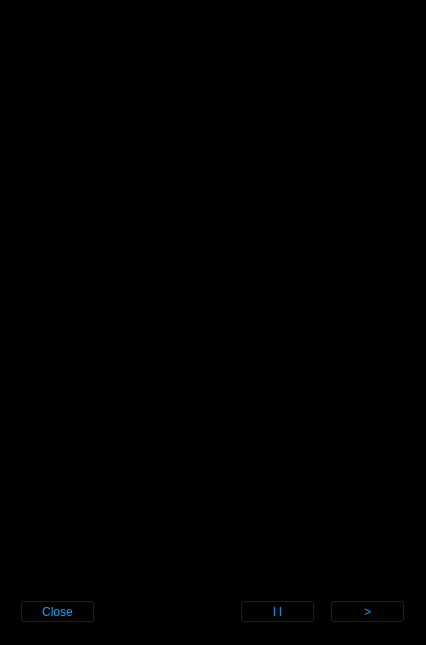
<?xml version="1.0" encoding="UTF-8"?>
<ui version="4.0">
 <class>Widget</class>
 <widget class="QWidget" name="Widget">
  <property name="geometry">
   <rect>
    <x>0</x>
    <y>0</y>
    <width>426</width>
    <height>645</height>
   </rect>
  </property>
  <property name="minimumSize">
   <size>
    <width>426</width>
    <height>645</height>
   </size>
  </property>
  <property name="maximumSize">
   <size>
    <width>426</width>
    <height>645</height>
   </size>
  </property>
  <property name="windowTitle">
   <string>Widget</string>
  </property>
  <property name="autoFillBackground">
   <bool>false</bool>
  </property>
  <property name="styleSheet">
   <string notr="true">background-color: rgb(0, 0, 0);</string>
  </property>
  <widget class="QLabel" name="label">
   <property name="geometry">
    <rect>
     <x>0</x>
     <y>0</y>
     <width>426</width>
     <height>645</height>
    </rect>
   </property>
   <property name="styleSheet">
    <string notr="true"/>
   </property>
   <property name="text">
    <string/>
   </property>
  </widget>
  <widget class="QPushButton" name="pushButton">
   <property name="geometry">
    <rect>
     <x>330</x>
     <y>600</y>
     <width>75</width>
     <height>23</height>
    </rect>
   </property>
   <property name="styleSheet">
    <string notr="true">color: rgb(0, 170, 255);</string>
   </property>
   <property name="text">
    <string>&gt;</string>
   </property>
  </widget>
  <widget class="QPushButton" name="pushButton_2">
   <property name="geometry">
    <rect>
     <x>240</x>
     <y>600</y>
     <width>75</width>
     <height>23</height>
    </rect>
   </property>
   <property name="styleSheet">
    <string notr="true">color: rgb(0, 170, 255);</string>
   </property>
   <property name="text">
    <string>l l</string>
   </property>
  </widget>
  <widget class="QPushButton" name="pushButton_3">
   <property name="geometry">
    <rect>
     <x>20</x>
     <y>600</y>
     <width>75</width>
     <height>23</height>
    </rect>
   </property>
   <property name="styleSheet">
    <string notr="true">color: rgb(0, 170, 255);</string>
   </property>
   <property name="text">
    <string>Close</string>
   </property>
  </widget>
  <widget class="QLabel" name="label_2">
   <property name="geometry">
    <rect>
     <x>0</x>
     <y>0</y>
     <width>426</width>
     <height>61</height>
    </rect>
   </property>
   <property name="styleSheet">
    <string notr="true">background-color: qradialgradient(spread:pad, cx:0.5, cy:0.5, radius:0.5, fx:0.5, fy:0.5, stop:0 rgba(0, 0, 0, 0));</string>
   </property>
   <property name="text">
    <string/>
   </property>
  </widget>
  <zorder>label</zorder>
  <zorder>pushButton_3</zorder>
  <zorder>pushButton_2</zorder>
  <zorder>pushButton</zorder>
  <zorder>label_2</zorder>
 </widget>
 <layoutdefault spacing="6" margin="11"/>
 <resources/>
 <connections/>
</ui>
